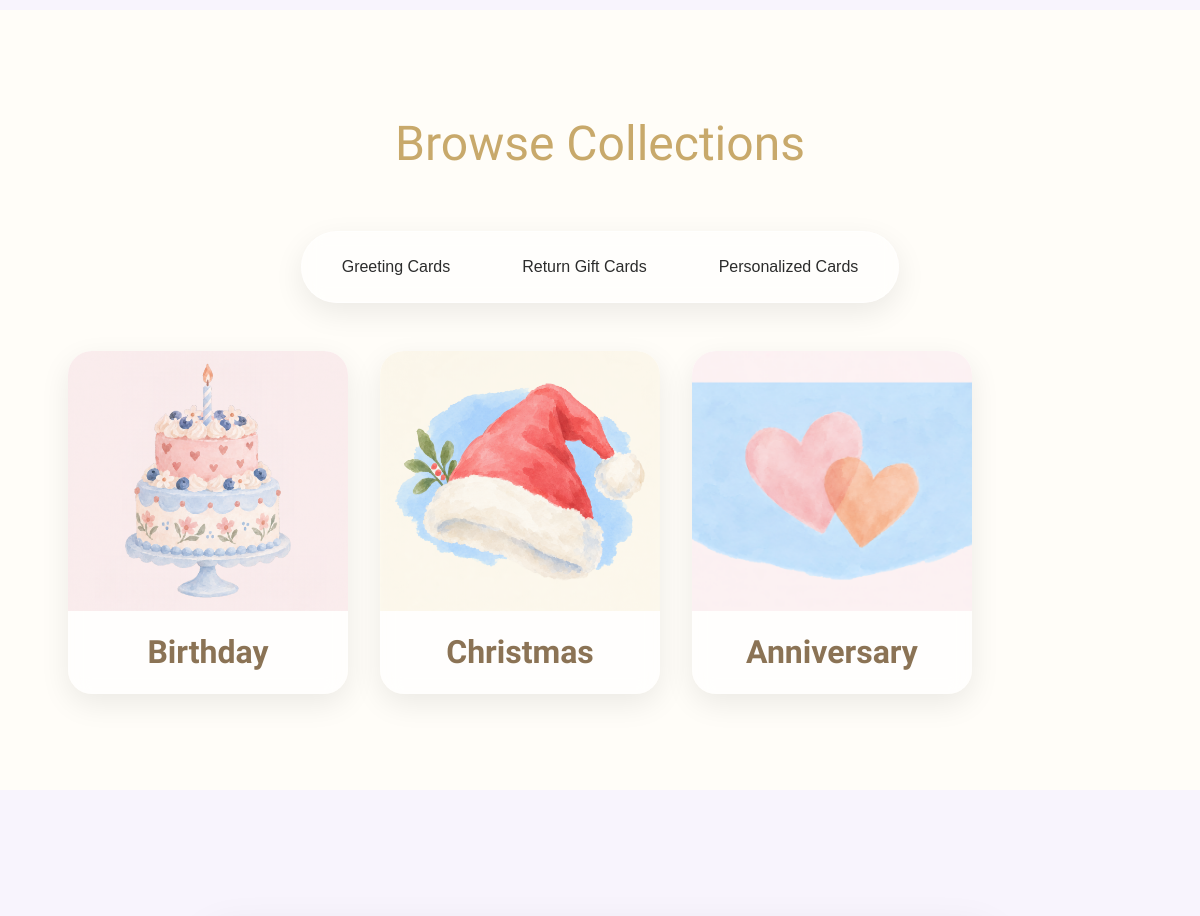
The app's page / (middle part), older data.
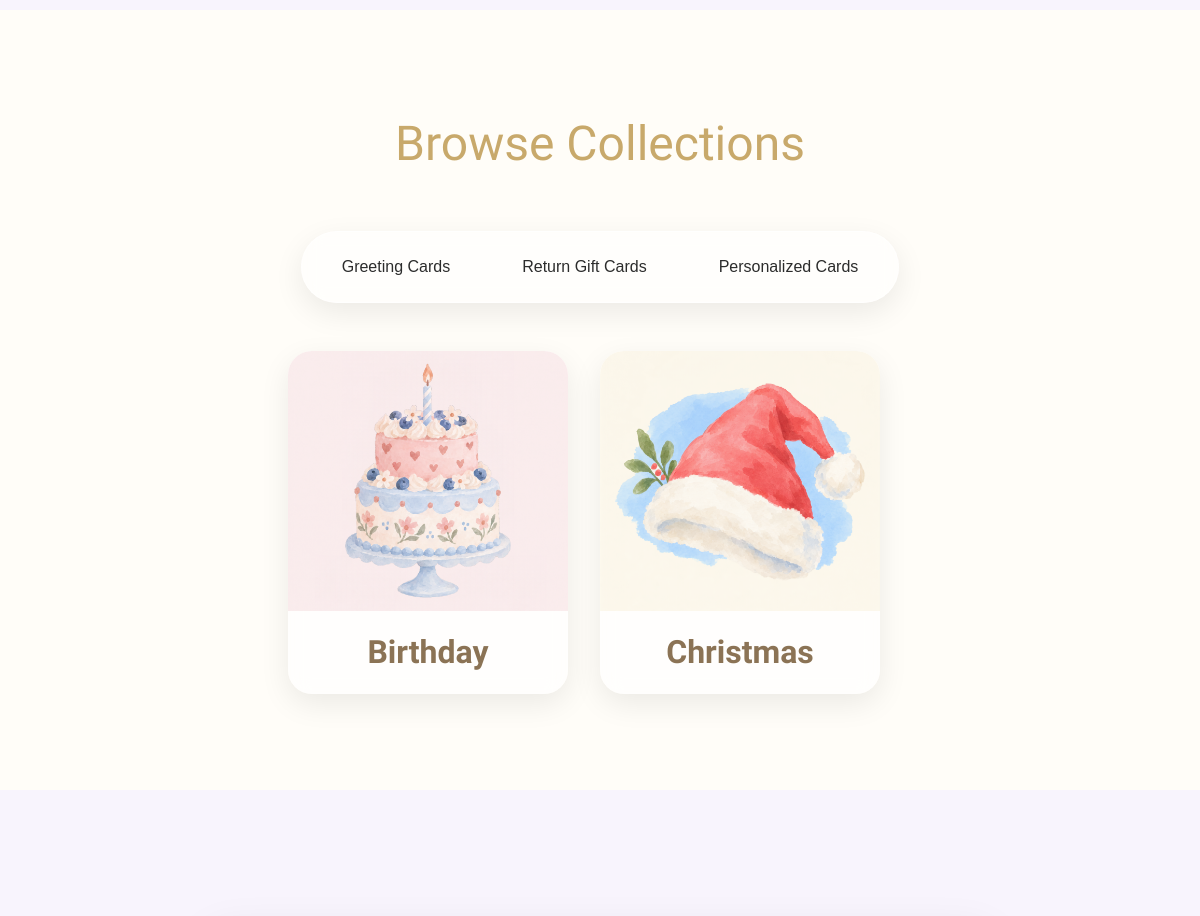
The same page, newer data.
### models.py (models this page shows)
class Collection(db.Model):
    id = db.Column(db.Integer, primary_key=True)
    name = db.Column(db.String(100), nullable=False)
    category = db.Column(db.String(50), nullable=False)
    cover_photo = db.Column(db.String(255))

### app.py (the view)
@app.route("/")
def home():
    collections = Collection.query.all()
    return render_template("home.html", collections=collections)

### templates/home.html (shortened to what this page needs)
{% extends 'base.html' %}
{% block content %}
<section id="hero">
</section>
<section id="collections">
    <div class="container">
        <h2>Browse Collections</h2>
        <div class="collection-tabs">
            <button class="collection-tab active" data-category="Greeting Cards">
                Greeting Cards
            </button>
            <button class="collection-tab" data-category="Return Gift Cards">
                Return Gift Cards
            </button>
            <button class="collection-tab" data-category="Personalized Cards">
                Personalized Cards
            </button>
        </div>
    </div>
    <div class="collection-grid">
        {% for collection in collections %}
        <a href="{{ url_for('view_collection', collection_name=collection.name) }}" class="collection-link">
            <div class="collection-card" data-category="{{ collection.category }}">
                {% if collection.cover_photo %}
                <img src="{{ url_for('static', filename='uploads/cards/' + collection.cover_photo) }}"
                    alt="{{ collection.name }}">
                {% endif %}
                <h3>{{ collection.name }}</h3>
            </div>
        </a>
        {% endfor %}
    </div>
</section>
<section id="about">
</section>
{% endblock %}

Row changes from the older to the newer data that the page shows:
no longer on this page (row edited): Collection: cover_photo (picture), name "Anniversary"
